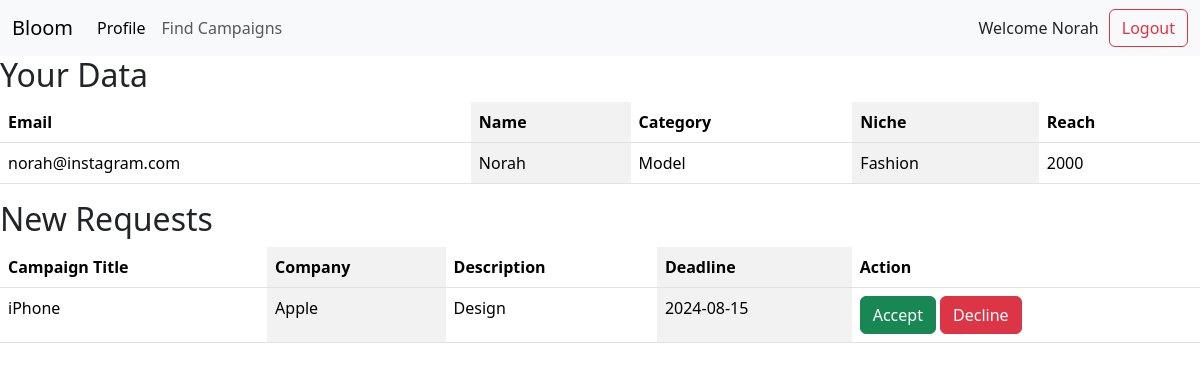
The app's page /influencer (signed in) with its own data.
### app.py (models this page shows)
class influencerData(db.Model):
    __tablename__ = 'influencer_data'
    bloom_data_id = db.Column(db.Integer(), db.ForeignKey('bloomdata.id', ondelete="CASCADE"), primary_key=True, nullable=False, unique=True)
    name = db.Column(db.String(30), nullable=False)
    category = db.Column(db.String(30), nullable=False)
    niche = db.Column(db.String(30), nullable=False)
    reach = db.Column(db.String(30), nullable=False)
    flagged = db.Column(db.Boolean, default=False)
    bloomdata = db.relationship("BloomData", uselist=False, back_populates='influencer_data')

class BloomData(db.Model):
    __tablename__ = 'bloomdata'
    id = db.Column(db.Integer, primary_key=True)
    email = db.Column(db.String(30), unique=True, nullable=False)
    password = db.Column(db.String(30), nullable=False)
    role = db.Column(db.String(30), nullable=False)
    influencer_data = db.relationship("influencerData", uselist=False, back_populates='bloomdata', cascade="all, delete-orphan")
    sponsor_data = db.relationship("sponsorData", uselist=False, back_populates='bloomdata', cascade="all, delete-orphan")

class CampaignRequest(db.Model):
    __tablename__ = 'campaign_requests'
    id = db.Column(db.Integer, primary_key=True)
    campaign_id = db.Column(db.Integer, db.ForeignKey('campaigns.id'), nullable=False)
    influencer_id = db.Column(db.Integer, db.ForeignKey('influencer_data.bloom_data_id'), nullable=False)
    sponsor_id = db.Column(db.Integer, db.ForeignKey('sponsor_data.bloom_data_id'), nullable=False)
    status = db.Column(db.String(20), default='Pending')  # Added status field
    campaign = db.relationship('campaign', backref=db.backref('requests', lazy=True))
    influencer = db.relationship('influencerData', backref=db.backref('requests', lazy=True))
    sponsor = db.relationship('sponsorData', backref=db.backref('requests', lazy=True))
    __table_args__ = (
        db.UniqueConstraint('campaign_id', 'influencer_id', name='unique_campaign_influencer'),
    )

class campaign(db.Model):
    __tablename__ = 'campaigns'
    id = db.Column(db.Integer, primary_key=True)
    title = db.Column(db.String(100), nullable=False)
    description = db.Column(db.Text, nullable=False)
    niche = db.Column(db.String(50), nullable=False)
    deadline = db.Column(db.Date, nullable=False)

class sponsorData(db.Model):
    __tablename__ = 'sponsor_data'
    bloom_data_id = db.Column(db.Integer(), db.ForeignKey('bloomdata.id', ondelete="CASCADE"), primary_key=True, nullable=False, unique=True)
    company_name = db.Column(db.String(30), nullable=False)
    industry = db.Column(db.String(30), nullable=False)
    budget = db.Column(db.String(30), nullable=False)
    flagged = db.Column(db.Boolean, default=False)
    bloomdata = db.relationship("BloomData", uselist=False, back_populates='sponsor_data')

### app.py (the view)
@app.route('/influencer')
def influencer_page():
    user_id = session.get('user_id')
    if user_id:
        user = BloomData.query.get(user_id)
        idata = influencerData.query.get(user_id)
        requests = CampaignRequest.query.filter_by(influencer_id=user_id).all()
        return render_template('influencer_profile.html', user=user, idata=idata, requests=requests)
    else:
        return redirect(url_for('login'))  # Redirect to

### templates/influencer_profile.html (shortened to what this page needs)
{% extends 'influencer.html' %}
{% block body %}
<h2>Your Data</h2>
<table class="table table-striped-columns">
    <thead>
        <tr>
            <th>Email</th>
            <th>Name</th>
            <th>Category</th>
            <th>Niche</th>
            <th>Reach</th>
        </tr>
    </thead>
    <tbody>
        <tr>
            <td>{{ user.email }}</td>
            <td>{{ idata.name }}</td>
            <td>{{ idata.category }}</td>
            <td>{{ idata.niche }}</td>
            <td>{{ idata.reach }}</td>
        </tr>
    </tbody>
</table>
<h2>New Requests</h2>
<table class="table table-striped-columns">
    <thead>
        <tr>
            <th>Campaign Title</th>
            <th>Company</th>
            <th>Description</th>
            <th>Deadline</th>
            <th>Action</th>
        </tr>
    </thead>
    <tbody>
        {% for request in requests %}
        <tr>
            <td>{{ request.campaign.title }}</td>
            <td>{{ request.sponsor.company_name }}</td>
            <td>{{ request.campaign.description }}</td>
            <td>{{ request.campaign.deadline }}</td>
            <td>
                {% if request.status == 'Accepted' %}
                    <span class="badge bg-success">Accepted</span>
                {% elif request.status == 'Declined' %}
                    <span class="badge bg-danger">Declined</span>
                {% else %}
                    <form method="POST" action="{{ url_for('accept_request', request_id=request.id) }}" style="display:inline;">
                        <button type="submit" class="btn btn-success">Accept</button>
                    </form>
                    <form method="POST" action="{{ url_for('decline_request', request_id=request.id) }}" style="display:inline;">
                        <button type="submit" class="btn btn-danger">Decline</button>
                    </form>
                {% endif %}
            </td>
        </tr>
        {% endfor %}
    </tbody>
</table>
{% endblock body %}

### templates/influencer.html (shortened to what this page needs)
<!doctype html>
<html lang="en">
<head>
    <link href="https://cdn.jsdelivr.net/npm/bootstrap@5.3.3/dist/css/bootstrap.min.css" rel="stylesheet"
>
</head>
<body>
        <nav class="navbar navbar-expand-lg bg-body-tertiary">
            <div class="container-fluid">
                <a class="navbar-brand" href="/">Bloom</a>
                <div class="collapse navbar-collapse" id="navbarSupportedContent">
                    <ul class="navbar-nav me-auto mb-2 mb-lg-0">
                        <li class="nav-item">
                            <a class="nav-link {% if session.get('user_id') %}active{% endif %}"
                            aria-current="page"
                            href="{% if session.get('role') == 'Influencer' %}{{ url_for('influencer_page') }}{% elif session.get('role') == 'Sponsor' %}{{ url_for('sponsor_page') }}{% endif %}">
                            Profile
                         </a>
                        </li>
                        <li class="nav-item">
                            <a class="nav-link" href="{{ url_for('find_campaigns') }}">Find Campaigns</a>
                        </li>
                    </ul>
                    Welcome {{idata.name}}
                    <button class="btn btn-outline-danger" style="margin-left: 10px;" onclick="redirectToNewPage()">Logout</button>
                </div>
            </div>
        </nav>
    {% block body %}
    {% endblock body %}
</body>
</html>

### records on screen
influencerData: name "Norah", category "Model", niche "Fashion", reach "2000"
BloomData: email "norah@instagram.com"
CampaignRequest: campaign "iPhone", sponsor.company_name "Apple", campaign.description "Design", campaign.deadline "2024-08-15"
